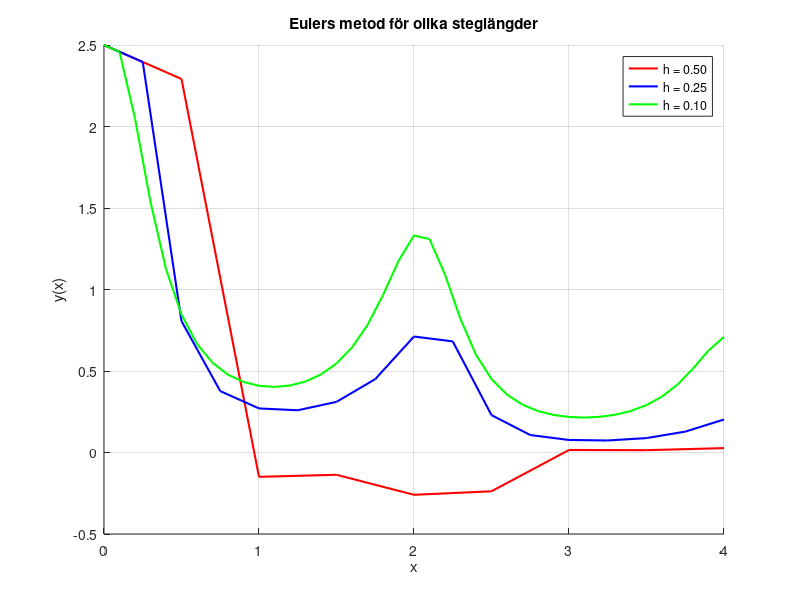

Here is the MATLAB script that generated this plot:
clc; clear; close all;

% Definiera differentialekvationen som en anonym funktion
dydx = @(x, y) -((1/6) + (pi * sin(pi*x)) / (1.6 - cos(pi*x))) * y;

% Initialvärden
x0 = 0;
y0 = 2.5;
x_end = 4;

% Steglängder att testa
step_sizes = [0.5, 0.25, 0.1];

figure; hold on;
colors = ['r', 'b', 'g'];
legend_entries = {};

for j = 1:length(step_sizes)
    h = step_sizes(j);
    
    % Skapa vektorer för x och y
    x = x0:h:x_end;
    y = zeros(size(x));
    y(1) = y0;
    
    % Eulers metod
    for i = 1:length(x)-1
        y(i+1) = y(i) + h * dydx(x(i), y(i));
    end
    
    % Spara och visa värdet av y(4)
    fprintf('För h = %.2f, y(4) = %.4f\n', h, y(end));
    
    % Plotta resultatet
    plot(x, y, 'Color', colors(j), 'LineWidth', 1.5);
    legend_entries{end+1} = sprintf('h = %.2f', h);
end

xlabel('x'); ylabel('y(x)');
title('Eulers metod för olika steglängder');
legend(legend_entries);
grid on;
